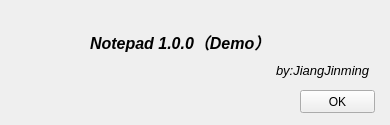
<?xml version="1.0" encoding="UTF-8"?>
<ui version="4.0">
 <class>About</class>
 <widget class="QMainWindow" name="About">
  <property name="geometry">
   <rect>
    <x>0</x>
    <y>0</y>
    <width>390</width>
    <height>125</height>
   </rect>
  </property>
  <property name="minimumSize">
   <size>
    <width>390</width>
    <height>125</height>
   </size>
  </property>
  <property name="maximumSize">
   <size>
    <width>390</width>
    <height>125</height>
   </size>
  </property>
  <property name="windowTitle">
   <string>MainWindow</string>
  </property>
  <widget class="QWidget" name="centralwidget">
   <widget class="QPushButton" name="pushButton">
    <property name="geometry">
     <rect>
      <x>300</x>
      <y>90</y>
      <width>75</width>
      <height>23</height>
     </rect>
    </property>
    <property name="text">
     <string>OK</string>
    </property>
   </widget>
   <widget class="QWidget" name="layoutWidget">
    <property name="geometry">
     <rect>
      <x>90</x>
      <y>30</y>
      <width>281</width>
      <height>51</height>
     </rect>
    </property>
    <layout class="QVBoxLayout" name="verticalLayout">
     <item>
      <layout class="QHBoxLayout" name="horizontalLayout">
       <item>
        <widget class="QLabel" name="label">
         <property name="text">
          <string>&lt;!DOCTYPE HTML PUBLIC &quot;-//W3C//DTD HTML 4.0//EN&quot; &quot;http://www.w3.org/TR/REC-html40/strict.dtd&quot;&gt;
&lt;html&gt;&lt;head&gt;&lt;meta name=&quot;qrichtext&quot; content=&quot;1&quot; /&gt;&lt;style type=&quot;text/css&quot;&gt;
p, li { white-space: pre-wrap; }
&lt;/style&gt;&lt;/head&gt;&lt;body style=&quot; font-family:'SimSun'; font-size:9pt; font-weight:400; font-style:normal;&quot;&gt;
&lt;p style=&quot; margin-top:0px; margin-bottom:0px; margin-left:0px; margin-right:0px; -qt-block-indent:0; text-indent:0px;&quot;&gt;&lt;span style=&quot; font-size:12pt; font-weight:600; font-style:italic;&quot;&gt;Notepad 1.0.0（Demo）&lt;/span&gt;&lt;/p&gt;&lt;/body&gt;&lt;/html&gt;</string>
         </property>
        </widget>
       </item>
       <item>
        <spacer name="horizontalSpacer">
         <property name="orientation">
          <enum>Qt::Horizontal</enum>
         </property>
         <property name="sizeHint" stdset="0">
          <size>
           <width>40</width>
           <height>20</height>
          </size>
         </property>
        </spacer>
       </item>
      </layout>
     </item>
     <item>
      <layout class="QHBoxLayout" name="horizontalLayout_2">
       <item>
        <spacer name="horizontalSpacer_2">
         <property name="orientation">
          <enum>Qt::Horizontal</enum>
         </property>
         <property name="sizeHint" stdset="0">
          <size>
           <width>40</width>
           <height>20</height>
          </size>
         </property>
        </spacer>
       </item>
       <item>
        <widget class="QLabel" name="label_2">
         <property name="text">
          <string>&lt;html&gt;&lt;head/&gt;&lt;body&gt;&lt;p&gt;&lt;span style=&quot; font-size:10pt; font-style:italic;&quot;&gt;by:JiangJinming&lt;/span&gt;&lt;/p&gt;&lt;/body&gt;&lt;/html&gt;</string>
         </property>
        </widget>
       </item>
      </layout>
     </item>
    </layout>
   </widget>
   <widget class="QLabel" name="label_3">
    <property name="geometry">
     <rect>
      <x>20</x>
      <y>25</y>
      <width>41</width>
      <height>41</height>
     </rect>
    </property>
    <property name="styleSheet">
     <string notr="true">border-image: url(:/new/icon/ICON/Notepad.png);</string>
    </property>
    <property name="text">
     <string/>
    </property>
   </widget>
  </widget>
 </widget>
 <resources/>
 <connections>
  <connection>
   <sender>pushButton</sender>
   <signal>clicked()</signal>
   <receiver>About</receiver>
   <slot>close()</slot>
   <hints>
    <hint type="sourcelabel">
     <x>429</x>
     <y>245</y>
    </hint>
    <hint type="destinationlabel">
     <x>375</x>
     <y>258</y>
    </hint>
   </hints>
  </connection>
 </connections>
</ui>
